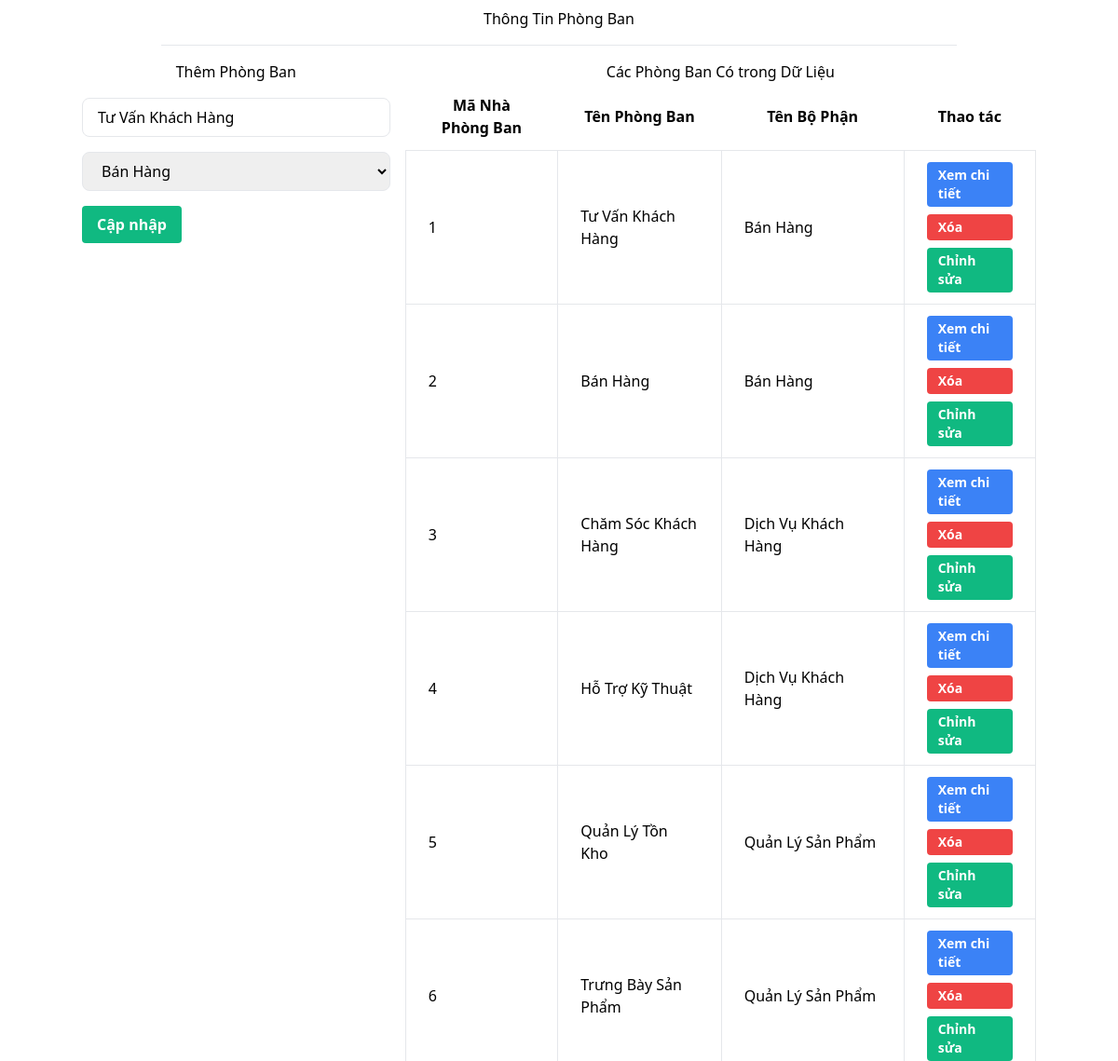
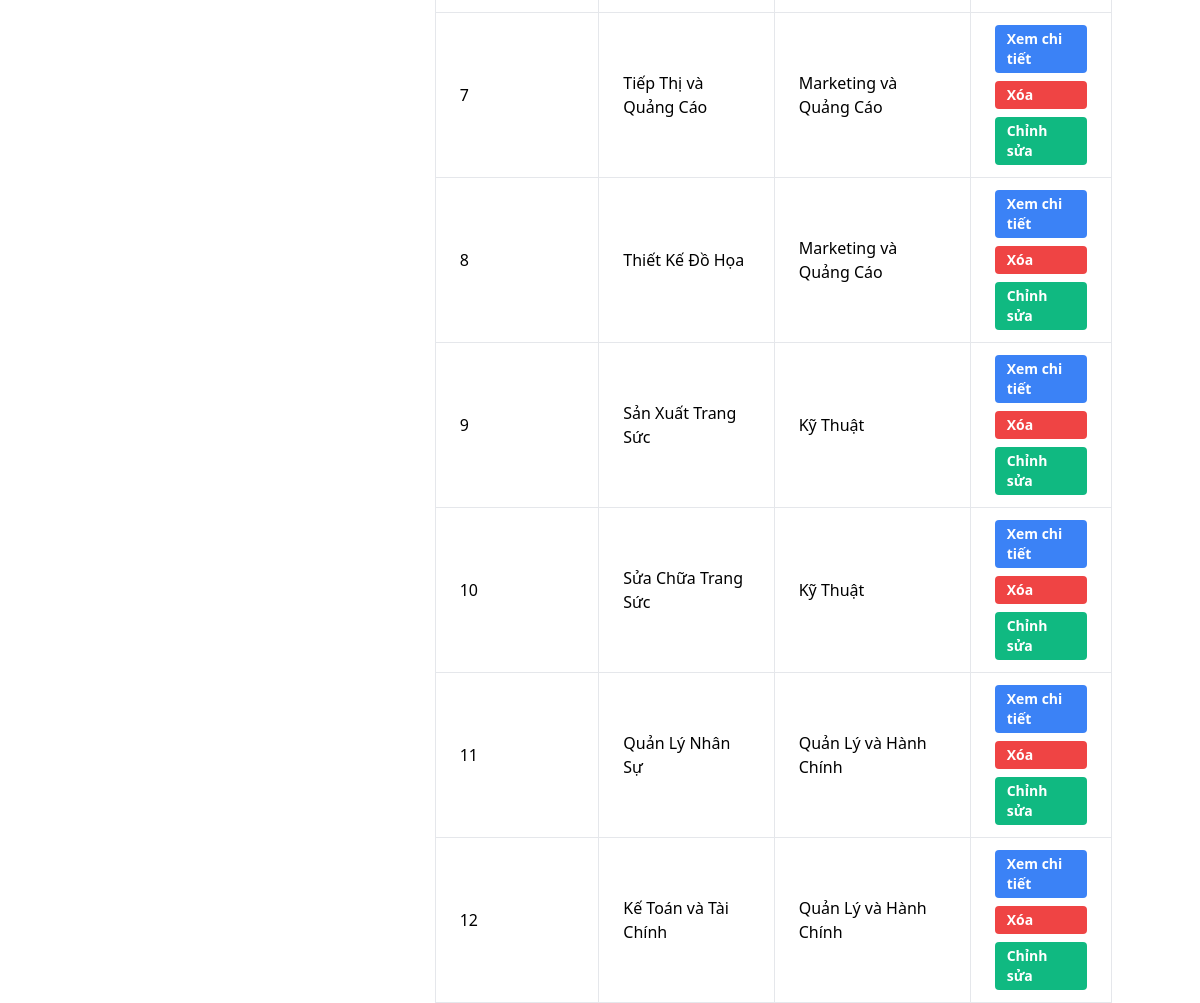
The page /admins/phongban.php?edit=1 on the database its author committed (2 pictures, top to bottom).
### tables this page shows
CREATE TABLE `phongban` (
  `MaPhongBan` int(5) NOT NULL,
  `TenPhongBan` varchar(100) NOT NULL,
  `MaBoPhan` int(5) NOT NULL
);

CREATE TABLE `bophan` (
  `MaBoPhan` int(5) NOT NULL,
  `TenBoPhan` varchar(100) NOT NULL
);

### admins/action_phongban.php (called while the page is built, shortened)
<?php
include "config.php";
mysqli_set_charset($conn, 'utf8mb4');
if (isset($_GET['edit'])) {
    $id = $_GET['edit'];
    $query = "SELECT * FROM phongban WHERE MaPhongBan=?";
    $stmt = $conn->prepare($query);
    $stmt->bind_param("s", $id);
    $stmt->execute();
    $result = $stmt->get_result();
    $row = $result->fetch_assoc();
    $id = $row['MaPhongBan'];
    $tenpb = $row['TenPhongBan'];
    $id_bp = $row['MaBoPhan'];
}

### admins/phongban.php (the view, shortened to what this page needs)
<?php
include "config.php";
include 'action_phongban.php';
?>
<!DOCTYPE html>
<html lang="en">
<head>
    <link href="https://cdn.jsdelivr.net/npm/tailwindcss@2.2.19/dist/tailwind.min.css" rel="stylesheet">
</head>
<body class="bg-white">
    <div class="container mx-auto">
        <div class="container-fluid">
            <div class="flex justify-center">
                <div class="w-10/12">
                    <h3 class="text-center text-dark mt-2">Thông Tin Phòng Ban</h3>
                    <hr class="my-4">
                </div>
            </div>
            <div class="grid grid-cols-12 gap-4">
                <div class="col-span-12 md:col-span-4">
                    <h3 class="text-center text-info">Thêm Phòng Ban</h3>
                    <form action="action_phongban.php" method="post" enctype="multipart/form-data" class="mt-4">
                        <div class="mb-4">
                            <input type="text" name="tenpb" value="<?= $tenpb; ?>" class="border rounded-lg px-4 py-2 w-full" placeholder="Nhập tên phòng ban" required>
                        </div>
                        <div class="mb-4">
                            <select name="id_bp" class="border rounded-lg px-4 py-2 w-full" required>
                                <?php
                                $query_bp = "SELECT * FROM bophan";
                                $result_bp = $conn->query($query_bp);
                                while ($row_bp = $result_bp->fetch_assoc()) {
                                    $idbp = $row_bp['MaBoPhan'];
                                    $tenbp = $row_bp['TenBoPhan'];
                                    $selected = ($id_bp == $idbp) ? "selected" : "";
                                    echo "<option value=\"$idbp\" $selected>$tenbp</option>";
                                }
                                ?>
                            </select>
                        </div>
                        <div class="mb-4">
                            <?php if ($id == true) { ?>
                                <input type="submit" name="update" class="bg-green-500 hover:bg-green-600 text-white font-bold py-2 px-4 rounded" value="Cập nhập">
                            <?php } else { ?>
                                <input type="submit" name="add" class="bg-blue-500 hover:bg-blue-600 text-white font-bold py-2 px-4 rounded" value="Thêm Phòng Ban">
                            <?php } ?>
                        </div>
                    </form>
                </div>
                <div class="col-span-12 md:col-span-8">
                <?php
                    $query = 'SELECT u.*, d.TenBoPhan FROM phongban u
                    JOIN bophan d ON u.MaBoPhan = d.MaBoPhan';
                    $stmt = $conn->prepare($query);
                    $stmt->execute();
                    $result = $stmt->get_result();
                ?>
                    <h3 class="text-center text-info">Các Phòng Ban Có trong Dữ Liệu</h3>
                    <div class="account-list max-h-500 overflow-y-scroll w-900">
                        <table class="table-auto" id="data-table">
                            <thead>
                                <tr>
                                    <th class="px-6 py-3">Mã Nhà Phòng Ban</th>
                                    <th class="px-6 py-3">Tên Phòng Ban</th>
                                    <th class="px-6 py-3">Tên Bộ Phận</th>
                                    <th class="px-6 py-3">Thao tác</th>
                                </tr>
                            </thead>
                            <tbody>
                                <?php while ($row = $result->fetch_assoc()) { ?>
                                    <tr class="bg-white hover:bg-gray-100 transition duration-300">
                                        <td class="border px-6 py-3"><?= $row['MaPhongBan']; ?></td>
                                        <td class="border px-6 py-3"><?= $row['TenPhongBan']; ?></td>
                                        <td class="border px-6 py-3"><?= $row['TenBoPhan']; ?></td>
                                        <td class="border px-6 py-3">
                                            <div class="flex flex-col">
                                                <a href="/" class="bg-blue-500 hover:bg-blue-700 text-white font-bold py-1 px-3 rounded mb-2 text-sm">Xem chi tiết</a>
                                                <a href="action_phongban.php?delete=<?= $row['MaPhongBan']; ?>" onclick="return confirm('Bạn có chắc là muốn xóa?');" class="bg-red-500 hover:bg-red-700 text-white font-bold py-1 px-3 rounded mb-2 text-sm">Xóa</a>
                                                <a href="phongban.php?edit=<?= $row['MaPhongBan']; ?>" class="bg-green-500 hover:bg-green-700 text-white font-bold py-1 px-3 rounded text-sm">Chỉnh sửa</a>
                                            </div>
                                        </td>
                                    </tr>
                                <?php } ?>
                            </tbody>
                        </table>
                    </div>
                </div>
            </div>
        </div>
    </div>
</body>
</html>

### rows shown on the page
phongban: tenpb "Tư Vấn Khách Hàng", MaPhongBan "1", TenPhongBan "Tư Vấn Khách Hàng", MaBoPhan.TenBoPhan "Bán Hàng"
phongban: MaPhongBan "2", TenPhongBan "Bán Hàng", MaBoPhan.TenBoPhan "Bán Hàng"
phongban: MaPhongBan "3", TenPhongBan "Chăm Sóc Khách Hàng", MaBoPhan.TenBoPhan "Dịch Vụ Khách Hàng"
phongban: MaPhongBan "4", TenPhongBan "Hỗ Trợ Kỹ Thuật", MaBoPhan.TenBoPhan "Dịch Vụ Khách Hàng"
phongban: MaPhongBan "5", TenPhongBan "Quản Lý Tồn Kho", MaBoPhan.TenBoPhan "Quản Lý Sản Phẩm"
phongban: MaPhongBan "6", TenPhongBan "Trưng Bày Sản Phẩm", MaBoPhan.TenBoPhan "Quản Lý Sản Phẩm"
phongban: MaPhongBan "7", TenPhongBan "Tiếp Thị và Quảng Cáo", MaBoPhan.TenBoPhan "Marketing và Quảng Cáo"
phongban: MaPhongBan "8", TenPhongBan "Thiết Kế Đồ Họa", MaBoPhan.TenBoPhan "Marketing và Quảng Cáo"
phongban: MaPhongBan "9", TenPhongBan "Sản Xuất Trang Sức", MaBoPhan.TenBoPhan "Kỹ Thuật"
phongban: MaPhongBan "10", TenPhongBan "Sửa Chữa Trang Sức", MaBoPhan.TenBoPhan "Kỹ Thuật"
phongban: MaPhongBan "11", TenPhongBan "Quản Lý Nhân Sự", MaBoPhan.TenBoPhan "Quản Lý và Hành Chính"
phongban: MaPhongBan "12", TenPhongBan "Kế Toán và Tài Chính", MaBoPhan.TenBoPhan "Quản Lý và Hành Chính"

### other values the page prints
form field id_bp "Bán Hàng"
